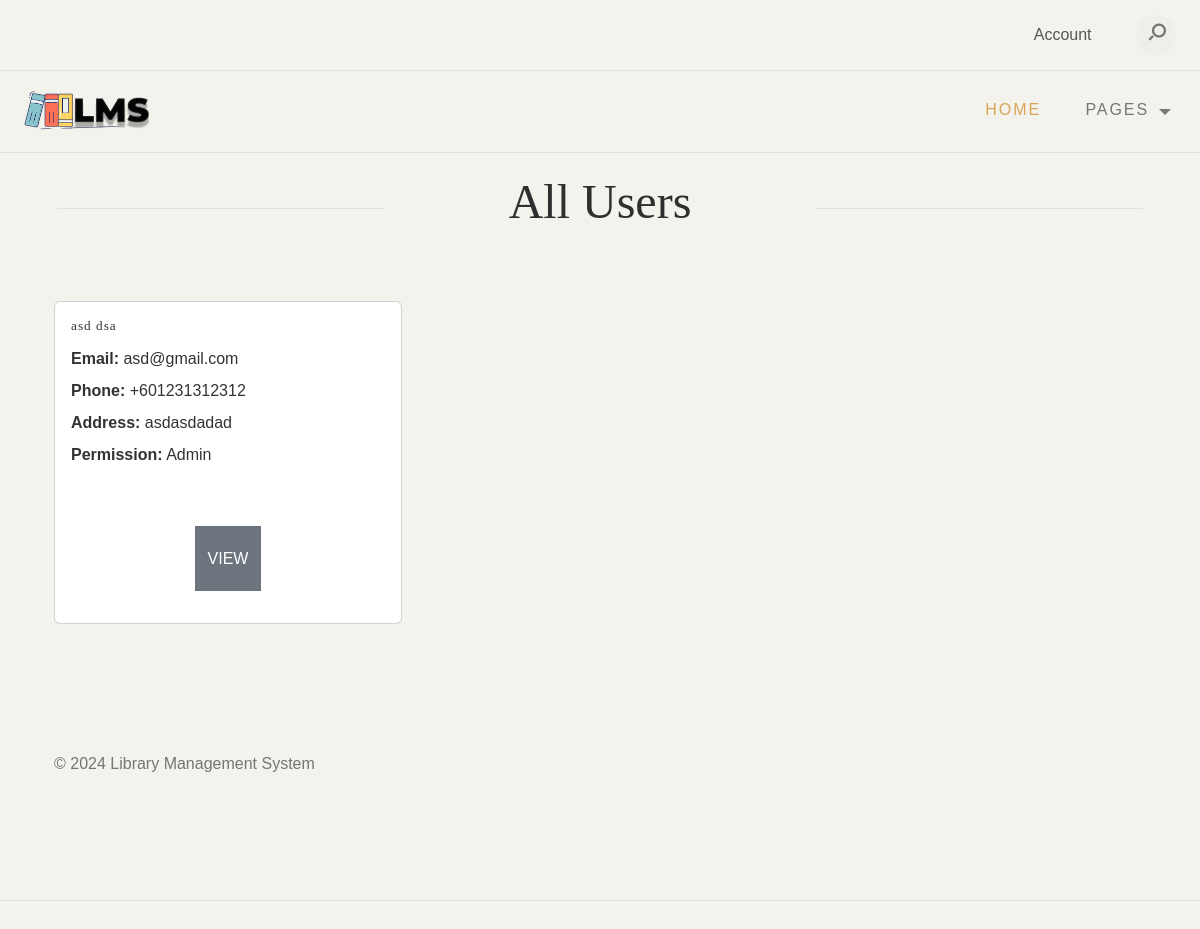
Before: /all_users.php with the older database file.
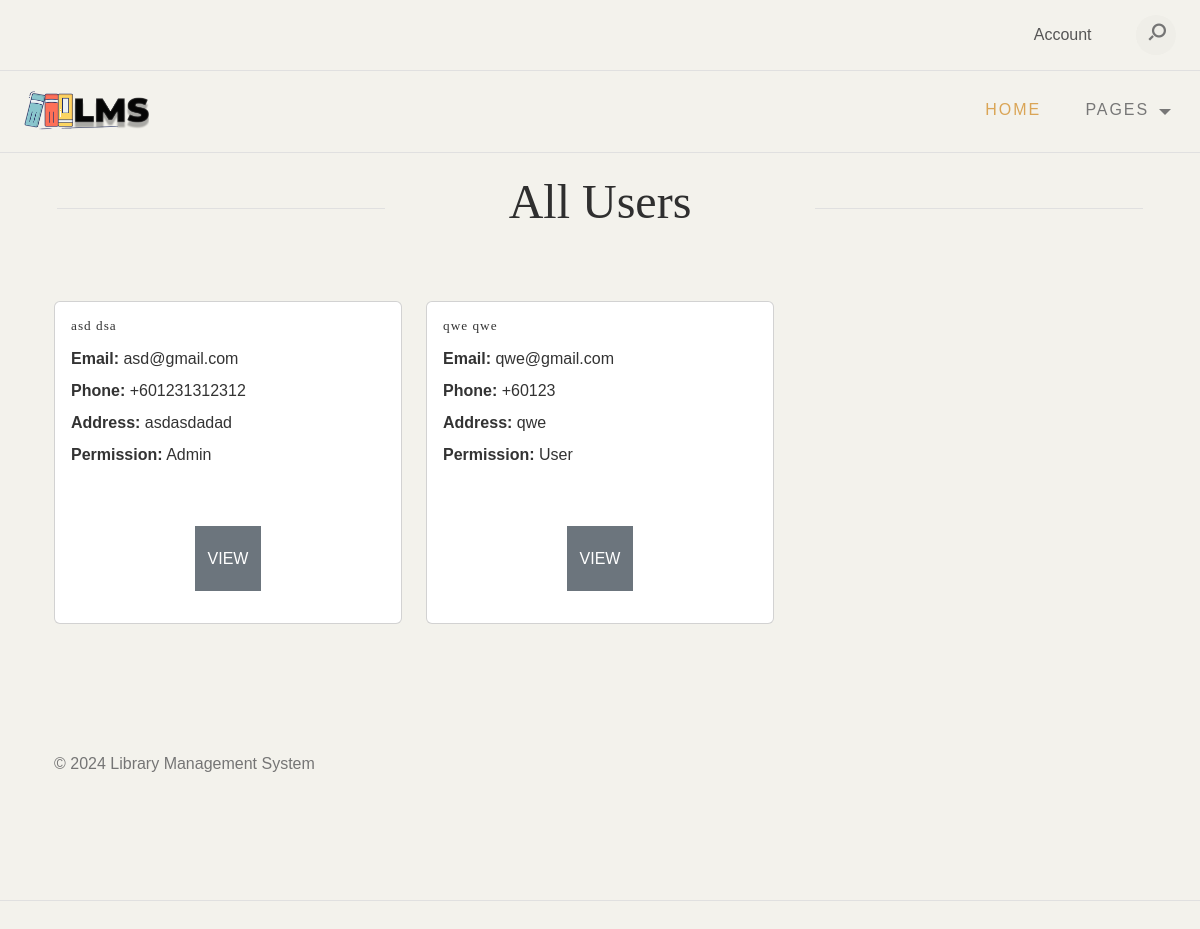
After: the same page with the newer database file.
### tables this page shows
CREATE TABLE `users` (
  `UserID` int(11) NOT NULL,
  `FirstName` varchar(100) DEFAULT NULL,
  `LastName` varchar(100) DEFAULT NULL,
  `Password` varchar(255) DEFAULT NULL,
  `Email` varchar(100) DEFAULT NULL,
  `Phone` varchar(15) DEFAULT NULL,
  `Address` varchar(255) DEFAULT NULL,
  `MembershipDate` date DEFAULT NULL,
  `Permission` varchar(15) NOT NULL,
  `Image` varchar(255) NOT NULL
);

### all_users.php (the view, shortened to what this page needs)
<?php
include_once("database/db.php");
$queryUsers = "
    SELECT u.UserID, CONCAT(u.FirstName, ' ', u.LastName) AS FullName, u.Email, u.Permission, u.Phone, u.Address
    FROM users u
    ORDER BY FullName ASC";
$resultUsers = mysqli_query($conn, $queryUsers);
?>
<!DOCTYPE html>
<html lang="en">
<head>
    <link href="https://cdn.jsdelivr.net/npm/bootstrap@5.3.1/dist/css/bootstrap.min.css" rel="stylesheet"
>
    <link rel="stylesheet" type="text/css" href="css/normalize.css">
    <link rel="stylesheet" type="text/css" href="icomoon/icomoon.css">
    <link rel="stylesheet" type="text/css" href="css/vendor.css">
    <link rel="stylesheet" type="text/css" href="style.css">
</head>
<body data-bs-spy="scroll" data-bs-target="#header" tabindex="0">
    <?php include 'header.php'; ?>
    <section id="all-users" class="users-section">
        <div class="container">
            <div class="row">
                <div class="col-md-12">
                    <div class="section-header align-center">
                        <h2 class="section-title">All Users</h2>
                    </div>
                    <div class="row">
                        <?php while ($user = mysqli_fetch_assoc($resultUsers)): ?>
                            <div class="col-md-4 mb-4">
                                <div class="card">
                                    <div class="card-body">
                                        <h5 class="card-title"><?php echo htmlspecialchars($user['FullName']); ?></h5>
                                        <p class="card-text">
                                            <strong>Email:</strong> <?php echo htmlspecialchars($user['Email']); ?><br>
                                            <strong>Phone:</strong> <?php echo htmlspecialchars($user['Phone']); ?><br>
                                            <strong>Address:</strong> <?php echo htmlspecialchars($user['Address']); ?><br>
                                            <strong>Permission:</strong>
                                            <?php
                                            if ($user['Permission'] == '1') {
                                                echo "Admin";
                                            } elseif ($user['Permission'] == '3') {
                                                echo "Librarian";
                                            } else {
                                                echo "User";
                                            }
                                            ?>
                                        </p>
                                        <div class="text-center">
                                            <?php if ($_SESSION['Permission'] == '1') { ?>
                                                <button class="btn btn-primary"
                                                        onclick="window.location.href='edit_user.php?UserID=<?php echo $user['UserID']; ?>'">
                                                    Edit
                                                </button>
                                                <button class="btn btn-danger"
                                                        onclick="if(confirm('Are you sure you want to delete this user?')) { window.location.href='delete.php?ACTION=Delete&UserID=<?php echo $user['UserID']; ?>'; }">
                                                    Delete
                                                </button>
                                            <?php } else { ?>
                                                <button class="btn btn-secondary"
                                                        onclick="alert('You do not have permission to perform this action.');">
                                                    View
                                                </button>
                                            <?php } ?>
                                        </div>
                                    </div>
                                </div>
                            </div>
                        <?php endwhile; ?>
                    </div>
                </div>
            </div>
        </div>
    </section>
    <?php include 'footer.php'; ?>
</body>
</html>

Changed rows visible on the page:
added users: FullName "qwe qwe", Email "qwe@gmail.com", Phone "+60123", Address "qwe", Permission "User"
